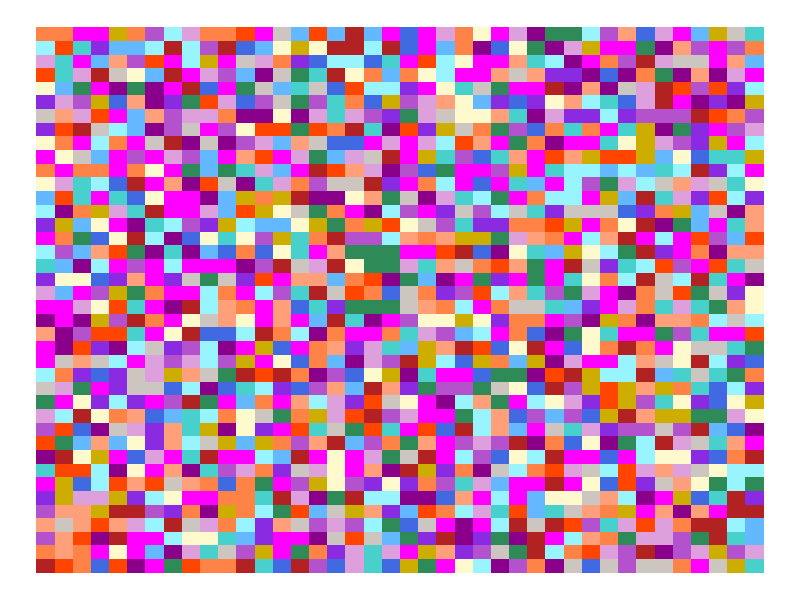

Here is the R script that generated this plot:
# Load packages
library(ggplot2)
library(dplyr)

# Generate data frame with random values for color
color_data <- sample(1:18, 1600, replace = TRUE)
df <- data.frame(expand.grid(0:39, 0:39))
plot_data <- df %>% 
  mutate(color_data = as.integer(color_data))

# Generate colors
clrs = grDevices::colors()[grep('gr(a|e)y', grDevices::colors(), invert = T)]
plot_clrs = sample(clrs, 18)


# Generate Plot
ggplot(plot_data) +
  geom_rect(aes(xmin = Var1, xmax = Var1+1, ymin = Var2, ymax = Var2+1), fill = plot_clrs[color_data])+
  theme_void()
